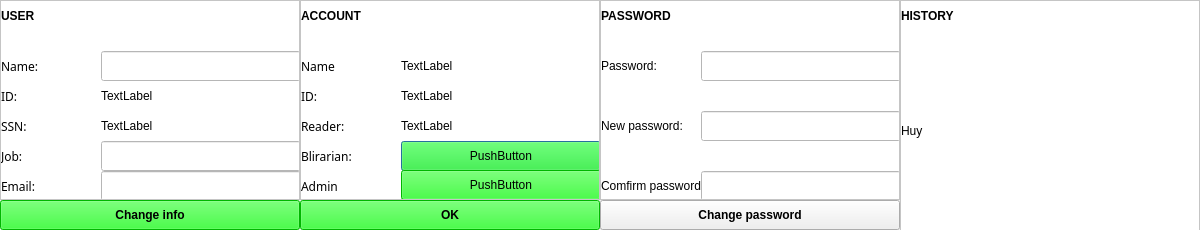
<?xml version="1.0" encoding="UTF-8"?>
<ui version="4.0">
 <class>info</class>
 <widget class="QDialog" name="info">
  <property name="geometry">
   <rect>
    <x>0</x>
    <y>0</y>
    <width>1200</width>
    <height>230</height>
   </rect>
  </property>
  <property name="windowTitle">
   <string>Dialog</string>
  </property>
  <widget class="QScrollArea" name="scrollArea">
   <property name="geometry">
    <rect>
     <x>0</x>
     <y>0</y>
     <width>300</width>
     <height>200</height>
    </rect>
   </property>
   <property name="styleSheet">
    <string notr="true">background-color: rgb(255, 255, 255);</string>
   </property>
   <property name="widgetResizable">
    <bool>true</bool>
   </property>
   <widget class="QWidget" name="scrollAreaWidgetContents">
    <property name="geometry">
     <rect>
      <x>0</x>
      <y>0</y>
      <width>298</width>
      <height>198</height>
     </rect>
    </property>
    <widget class="QLabel" name="label">
     <property name="geometry">
      <rect>
       <x>0</x>
       <y>0</y>
       <width>300</width>
       <height>30</height>
      </rect>
     </property>
     <property name="sizePolicy">
      <sizepolicy hsizetype="Preferred" vsizetype="Preferred">
       <horstretch>9</horstretch>
       <verstretch>14</verstretch>
      </sizepolicy>
     </property>
     <property name="font">
      <font>
       <weight>75</weight>
       <bold>true</bold>
      </font>
     </property>
     <property name="layoutDirection">
      <enum>Qt::LeftToRight</enum>
     </property>
     <property name="text">
      <string>USER</string>
     </property>
     <property name="textFormat">
      <enum>Qt::AutoText</enum>
     </property>
    </widget>
    <widget class="QLabel" name="label_4">
     <property name="geometry">
      <rect>
       <x>0</x>
       <y>50</y>
       <width>100</width>
       <height>30</height>
      </rect>
     </property>
     <property name="font">
      <font>
       <family>Lucida Calligraphy</family>
      </font>
     </property>
     <property name="text">
      <string>Name:</string>
     </property>
    </widget>
    <widget class="QLabel" name="label_5">
     <property name="geometry">
      <rect>
       <x>0</x>
       <y>80</y>
       <width>100</width>
       <height>30</height>
      </rect>
     </property>
     <property name="font">
      <font>
       <family>Lucida Calligraphy</family>
      </font>
     </property>
     <property name="text">
      <string>ID:</string>
     </property>
    </widget>
    <widget class="QLabel" name="label_6">
     <property name="geometry">
      <rect>
       <x>0</x>
       <y>110</y>
       <width>100</width>
       <height>30</height>
      </rect>
     </property>
     <property name="font">
      <font>
       <family>Lucida Calligraphy</family>
      </font>
     </property>
     <property name="text">
      <string>SSN:</string>
     </property>
    </widget>
    <widget class="QLabel" name="label_7">
     <property name="geometry">
      <rect>
       <x>0</x>
       <y>140</y>
       <width>100</width>
       <height>30</height>
      </rect>
     </property>
     <property name="font">
      <font>
       <family>Lucida Calligraphy</family>
      </font>
     </property>
     <property name="text">
      <string>Job:</string>
     </property>
    </widget>
    <widget class="QLabel" name="label_8">
     <property name="geometry">
      <rect>
       <x>0</x>
       <y>170</y>
       <width>100</width>
       <height>30</height>
      </rect>
     </property>
     <property name="font">
      <font>
       <family>Lucida Calligraphy</family>
      </font>
     </property>
     <property name="text">
      <string>Email:</string>
     </property>
    </widget>
    <widget class="QLineEdit" name="NameUser">
     <property name="geometry">
      <rect>
       <x>100</x>
       <y>50</y>
       <width>200</width>
       <height>30</height>
      </rect>
     </property>
    </widget>
    <widget class="QLineEdit" name="Job">
     <property name="geometry">
      <rect>
       <x>100</x>
       <y>140</y>
       <width>200</width>
       <height>30</height>
      </rect>
     </property>
    </widget>
    <widget class="QLineEdit" name="Email">
     <property name="geometry">
      <rect>
       <x>100</x>
       <y>170</y>
       <width>200</width>
       <height>30</height>
      </rect>
     </property>
    </widget>
    <widget class="QLabel" name="IDUser">
     <property name="geometry">
      <rect>
       <x>100</x>
       <y>80</y>
       <width>200</width>
       <height>30</height>
      </rect>
     </property>
     <property name="text">
      <string>TextLabel</string>
     </property>
    </widget>
    <widget class="QLabel" name="SSNUser">
     <property name="geometry">
      <rect>
       <x>100</x>
       <y>110</y>
       <width>200</width>
       <height>30</height>
      </rect>
     </property>
     <property name="text">
      <string>TextLabel</string>
     </property>
    </widget>
   </widget>
  </widget>
  <widget class="QScrollArea" name="scrollArea_2">
   <property name="geometry">
    <rect>
     <x>300</x>
     <y>0</y>
     <width>300</width>
     <height>200</height>
    </rect>
   </property>
   <property name="styleSheet">
    <string notr="true">background-color: rgb(255, 255, 255);</string>
   </property>
   <property name="widgetResizable">
    <bool>true</bool>
   </property>
   <widget class="QWidget" name="scrollAreaWidgetContents_2">
    <property name="geometry">
     <rect>
      <x>0</x>
      <y>0</y>
      <width>298</width>
      <height>198</height>
     </rect>
    </property>
    <widget class="QLabel" name="label_2">
     <property name="geometry">
      <rect>
       <x>0</x>
       <y>0</y>
       <width>300</width>
       <height>30</height>
      </rect>
     </property>
     <property name="font">
      <font>
       <weight>75</weight>
       <bold>true</bold>
      </font>
     </property>
     <property name="text">
      <string>ACCOUNT</string>
     </property>
    </widget>
    <widget class="QLabel" name="label_9">
     <property name="geometry">
      <rect>
       <x>0</x>
       <y>50</y>
       <width>100</width>
       <height>30</height>
      </rect>
     </property>
     <property name="font">
      <font>
       <family>Lucida Calligraphy</family>
      </font>
     </property>
     <property name="text">
      <string>Name</string>
     </property>
    </widget>
    <widget class="QLabel" name="label_10">
     <property name="geometry">
      <rect>
       <x>0</x>
       <y>80</y>
       <width>100</width>
       <height>30</height>
      </rect>
     </property>
     <property name="font">
      <font>
       <family>Lucida Calligraphy</family>
      </font>
     </property>
     <property name="text">
      <string>ID:</string>
     </property>
    </widget>
    <widget class="QLabel" name="label_11">
     <property name="geometry">
      <rect>
       <x>0</x>
       <y>110</y>
       <width>100</width>
       <height>30</height>
      </rect>
     </property>
     <property name="font">
      <font>
       <family>Lucida Calligraphy</family>
      </font>
     </property>
     <property name="text">
      <string>Reader:</string>
     </property>
    </widget>
    <widget class="QLabel" name="label_12">
     <property name="geometry">
      <rect>
       <x>0</x>
       <y>170</y>
       <width>100</width>
       <height>30</height>
      </rect>
     </property>
     <property name="font">
      <font>
       <family>Lucida Calligraphy</family>
      </font>
     </property>
     <property name="text">
      <string>Admin</string>
     </property>
    </widget>
    <widget class="QLabel" name="label_13">
     <property name="geometry">
      <rect>
       <x>0</x>
       <y>140</y>
       <width>100</width>
       <height>30</height>
      </rect>
     </property>
     <property name="font">
      <font>
       <family>Lucida Calligraphy</family>
      </font>
     </property>
     <property name="text">
      <string>Blirarian:</string>
     </property>
    </widget>
    <widget class="QLabel" name="AccountName">
     <property name="geometry">
      <rect>
       <x>100</x>
       <y>50</y>
       <width>200</width>
       <height>30</height>
      </rect>
     </property>
     <property name="text">
      <string>TextLabel</string>
     </property>
    </widget>
    <widget class="QLabel" name="AccountID">
     <property name="geometry">
      <rect>
       <x>100</x>
       <y>80</y>
       <width>200</width>
       <height>30</height>
      </rect>
     </property>
     <property name="text">
      <string>TextLabel</string>
     </property>
    </widget>
    <widget class="QLabel" name="IsReader">
     <property name="geometry">
      <rect>
       <x>100</x>
       <y>110</y>
       <width>200</width>
       <height>30</height>
      </rect>
     </property>
     <property name="text">
      <string>TextLabel</string>
     </property>
    </widget>
    <widget class="QPushButton" name="IsBlirarian">
     <property name="geometry">
      <rect>
       <x>100</x>
       <y>140</y>
       <width>200</width>
       <height>30</height>
      </rect>
     </property>
     <property name="styleSheet">
      <string notr="true">background-color: rgb(0, 255, 0);</string>
     </property>
     <property name="text">
      <string>PushButton</string>
     </property>
    </widget>
    <widget class="QPushButton" name="IsAdmin">
     <property name="geometry">
      <rect>
       <x>100</x>
       <y>169</y>
       <width>200</width>
       <height>30</height>
      </rect>
     </property>
     <property name="styleSheet">
      <string notr="true">background-color: rgb(0, 255, 0);</string>
     </property>
     <property name="text">
      <string>PushButton</string>
     </property>
    </widget>
   </widget>
  </widget>
  <widget class="QScrollArea" name="scrollArea_3">
   <property name="geometry">
    <rect>
     <x>600</x>
     <y>0</y>
     <width>300</width>
     <height>200</height>
    </rect>
   </property>
   <property name="styleSheet">
    <string notr="true">background-color: rgb(255, 255, 255);</string>
   </property>
   <property name="widgetResizable">
    <bool>true</bool>
   </property>
   <widget class="QWidget" name="scrollAreaWidgetContents_3">
    <property name="geometry">
     <rect>
      <x>0</x>
      <y>0</y>
      <width>298</width>
      <height>198</height>
     </rect>
    </property>
    <widget class="QLabel" name="label_3">
     <property name="geometry">
      <rect>
       <x>0</x>
       <y>0</y>
       <width>300</width>
       <height>30</height>
      </rect>
     </property>
     <property name="font">
      <font>
       <weight>75</weight>
       <bold>true</bold>
      </font>
     </property>
     <property name="text">
      <string>PASSWORD</string>
     </property>
    </widget>
    <widget class="QLabel" name="label_17">
     <property name="geometry">
      <rect>
       <x>0</x>
       <y>50</y>
       <width>100</width>
       <height>30</height>
      </rect>
     </property>
     <property name="text">
      <string>Password:</string>
     </property>
    </widget>
    <widget class="QLabel" name="label_18">
     <property name="geometry">
      <rect>
       <x>0</x>
       <y>110</y>
       <width>100</width>
       <height>30</height>
      </rect>
     </property>
     <property name="text">
      <string>New password:</string>
     </property>
    </widget>
    <widget class="QLabel" name="label_19">
     <property name="geometry">
      <rect>
       <x>0</x>
       <y>170</y>
       <width>100</width>
       <height>30</height>
      </rect>
     </property>
     <property name="text">
      <string>Comfirm password:</string>
     </property>
    </widget>
    <widget class="QLineEdit" name="OldPass">
     <property name="geometry">
      <rect>
       <x>100</x>
       <y>50</y>
       <width>200</width>
       <height>30</height>
      </rect>
     </property>
     <property name="echoMode">
      <enum>QLineEdit::Password</enum>
     </property>
    </widget>
    <widget class="QLineEdit" name="ComfirmPass">
     <property name="geometry">
      <rect>
       <x>100</x>
       <y>170</y>
       <width>200</width>
       <height>30</height>
      </rect>
     </property>
     <property name="echoMode">
      <enum>QLineEdit::Password</enum>
     </property>
    </widget>
    <widget class="QLineEdit" name="NewPass">
     <property name="geometry">
      <rect>
       <x>100</x>
       <y>110</y>
       <width>200</width>
       <height>30</height>
      </rect>
     </property>
     <property name="echoMode">
      <enum>QLineEdit::Password</enum>
     </property>
    </widget>
   </widget>
  </widget>
  <widget class="QPushButton" name="ChangeInfo">
   <property name="geometry">
    <rect>
     <x>0</x>
     <y>200</y>
     <width>300</width>
     <height>30</height>
    </rect>
   </property>
   <property name="font">
    <font>
     <weight>75</weight>
     <bold>true</bold>
    </font>
   </property>
   <property name="styleSheet">
    <string notr="true">background-color: rgb(0, 255, 0);</string>
   </property>
   <property name="text">
    <string>Change info</string>
   </property>
  </widget>
  <widget class="QPushButton" name="ChangePass">
   <property name="geometry">
    <rect>
     <x>600</x>
     <y>200</y>
     <width>300</width>
     <height>30</height>
    </rect>
   </property>
   <property name="font">
    <font>
     <weight>75</weight>
     <bold>true</bold>
    </font>
   </property>
   <property name="text">
    <string>Change password</string>
   </property>
  </widget>
  <widget class="QPushButton" name="Ok">
   <property name="geometry">
    <rect>
     <x>300</x>
     <y>200</y>
     <width>300</width>
     <height>30</height>
    </rect>
   </property>
   <property name="font">
    <font>
     <weight>75</weight>
     <bold>true</bold>
    </font>
   </property>
   <property name="styleSheet">
    <string notr="true">background-color: rgb(0, 255, 0);</string>
   </property>
   <property name="text">
    <string>OK</string>
   </property>
  </widget>
  <widget class="QScrollArea" name="scrollArea_4">
   <property name="geometry">
    <rect>
     <x>900</x>
     <y>0</y>
     <width>300</width>
     <height>300</height>
    </rect>
   </property>
   <property name="styleSheet">
    <string notr="true">background-color: rgb(255, 255, 255);</string>
   </property>
   <property name="widgetResizable">
    <bool>true</bool>
   </property>
   <widget class="QWidget" name="scrollAreaWidgetContents_4">
    <property name="geometry">
     <rect>
      <x>0</x>
      <y>0</y>
      <width>298</width>
      <height>298</height>
     </rect>
    </property>
    <widget class="QLabel" name="label_14">
     <property name="geometry">
      <rect>
       <x>0</x>
       <y>0</y>
       <width>300</width>
       <height>30</height>
      </rect>
     </property>
     <property name="font">
      <font>
       <weight>75</weight>
       <bold>true</bold>
      </font>
     </property>
     <property name="text">
      <string>HISTORY</string>
     </property>
    </widget>
    <widget class="QLabel" name="History5">
     <property name="geometry">
      <rect>
       <x>0</x>
       <y>30</y>
       <width>300</width>
       <height>200</height>
      </rect>
     </property>
     <property name="styleSheet">
      <string notr="true">alternate-background-color: rgb(255, 255, 255);</string>
     </property>
     <property name="text">
      <string>Huy</string>
     </property>
    </widget>
   </widget>
  </widget>
 </widget>
 <resources/>
 <connections/>
</ui>
